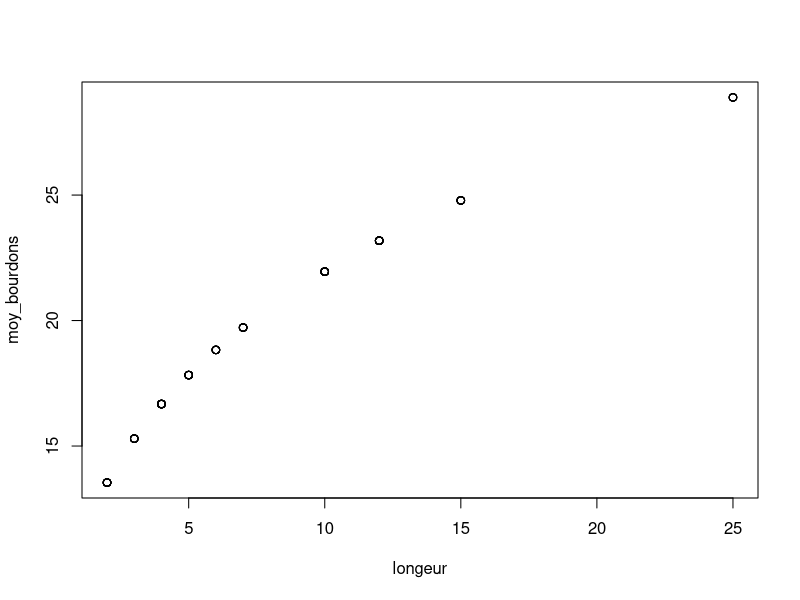
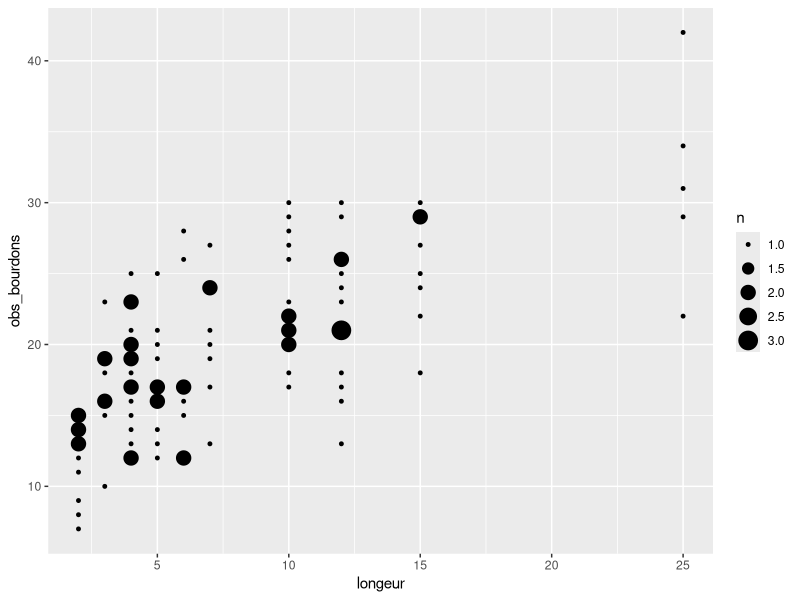
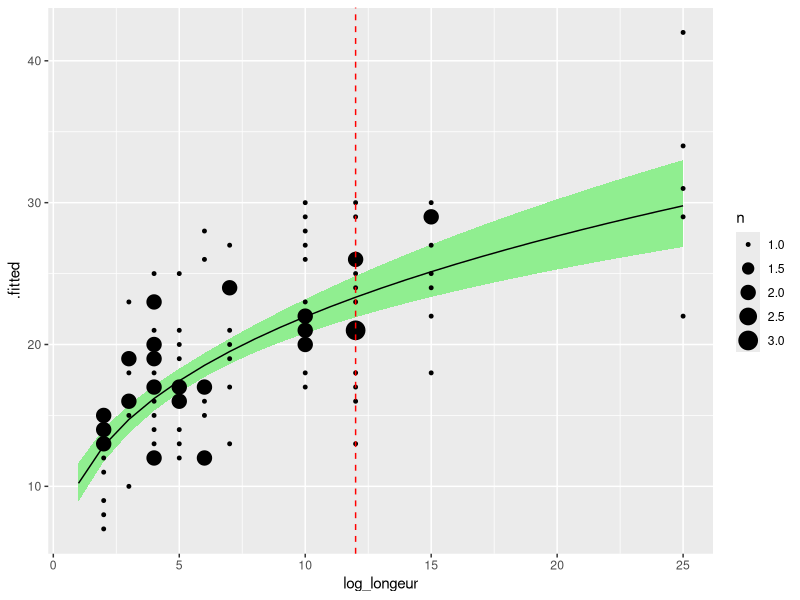

The R script that drew these images, in order:
## ---- chunk 1
library(tidyverse)
## ---- chunk 2
a <- 11
b <- 0.3
# longeur <- runif(104, min = 2, max = 25)
longeur <- sample(c(2:7, 10, 12, 15, 25), size = 104, replace = TRUE)

moy_bourdons <- a * longeur ^b

plot(longeur, moy_bourdons)
## ---- chunk 3
obs_bourdons <- rpois(104, lambda = moy_bourdons)


tibble(longeur, obs_bourdons) |> 
  ggplot(aes(x = longeur, y = obs_bourdons)) + 
  geom_count()
## ---- chunk 4
bourdon_data <- tibble(longeur, obs_bourdons)

bourdon_data_log <- bourdon_data |> 
  mutate(log_longeur = log(longeur),
         log_obs_bourdons = log(obs_bourdons))


lm_pwr <- lm(log_obs_bourdons ~ log_longeur, data = bourdon_data_log)

## ---- chunk 5
new_data <- tibble(log_longeur = log(1:25))

predictions_pwr <- broom::augment(x = lm_pwr,
                                  newdata = new_data,
                                  interval = "confidence") |>
  mutate(across(everything(), exp))

## ---- chunk 6
predictions_pwr |> 
  ggplot(aes(x = log_longeur, y = .fitted)) + 
  geom_ribbon(
    aes(x = log_longeur,
        ymin = .lower,
        ymax = .upper), 
    inherit.aes = FALSE, fill = "lightgreen") + 
  geom_line() + 
  geom_count(aes(x = longeur, y = obs_bourdons), data = bourdon_data) + 
  geom_vline(xintercept = 12, lty = 2, col = "red")
